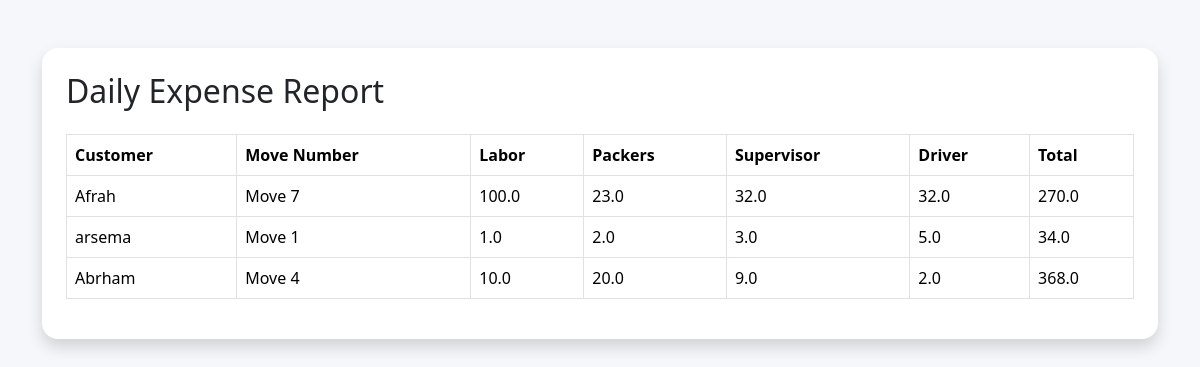
/daily-expense-report/, run on the app's committed database.
### core/models.py (models this page shows, shortened)
class Expense(models.Model):
    booking = models.ForeignKey(
        Booking,
        on_delete=models.CASCADE
    )
    labor = models.FloatField(default=0)
    packers = models.FloatField(default=0)
    supervisor = models.FloatField(default=0)
    driver = models.FloatField(default=0)
    stairs = models.FloatField(default=0)
    additional = models.FloatField(default=0)
    time = models.CharField(max_length=50, default='')
    derdare = models.IntegerField(default=0)
    night = models.IntegerField(default=0)
    long_way = models.IntegerField(default=0)
    carpenter = models.IntegerField(default=0)
    total = models.FloatField(default=0)
    date = models.DateField()

class Booking(models.Model):
    TIME_CHOICES = [
        ('Morning', 'Morning'),
        ('Afternoon', 'Afternoon'),
        ('Evening', 'Evening'),
    ]
    OFFICE_CHOICES = [
        ('0979661111', '0979661111'),
        ('0978661111', '0978661111'),
    ]
    customer_name = models.CharField(max_length=100)
    phone = models.CharField(max_length=20)
    office_phone = models.CharField(
        max_length=10,
        choices=OFFICE_CHOICES,
        default='0979661111'
    )
    from_location = models.CharField(max_length=100)
    to_location = models.CharField(max_length=100)
    time = models.CharField(
        max_length=20,
        choices=TIME_CHOICES,
        default='Morning'
    )
    total_price = models.FloatField()
    advance = models.FloatField(default=0)
    extra = models.FloatField(default=0)
    balance = models.FloatField(default=0)
    date = models.DateField(auto_now_add=True)
    status = models.CharField(
        max_length=20,
        default='Pending'
    )

### core/views.py (the view)
def daily_expense_report(request):
    expenses = Expense.objects.all().order_by('-date')
    return render(
        request,
        'daily_expense_report.html',
        {
            'expenses': expenses
        }
    )

### templates/daily_expense_report.html (shortened to what this page needs)
<!doctype html>
<html>
  <head>
    <link
      href="https://cdn.jsdelivr.net/npm/bootstrap@5.3.3/dist/css/bootstrap.min.css"
      rel="stylesheet"
    />
  </head>
  <body style="background: #f5f7fb">
    <div class="container mt-5">
      <div class="card shadow p-4 border-0 rounded-4">
        <h2 class="mb-4">Daily Expense Report</h2>
        <table class="table table-bordered">
          <thead>
            <tr>
              <th>Customer</th>
              <th>Move Number</th>
              <th>Labor</th>
              <th>Packers</th>
              <th>Supervisor</th>
              <th>Driver</th>
              <th>Total</th>
            </tr>
          </thead>
          <tbody>
            {% for expense in expenses %}
            <tr>
              <td>{{ expense.booking.customer_name }}</td>
              <td>Move {{ expense.booking.id }}</td>
              <td>{{ expense.labor }}</td>
              <td>{{ expense.packers }}</td>
              <td>{{ expense.supervisor }}</td>
              <td>{{ expense.driver }}</td>
              <td>{{ expense.total|default:"0" }}</td>
            </tr>
            {% endfor %}
          </tbody>
        </table>
      </div>
    </div>
  </body>
</html>

### data on the page
Expense: booking.customer_name "Afrah", booking.id "7", labor "100.0", packers "23.0", supervisor "32.0", driver "32.0", total "270.0"
Expense: booking.customer_name "arsema", booking.id "1", labor "1.0", packers "2.0", supervisor "3.0", driver "5.0", total "34.0"
Expense: booking.customer_name "Abrham", booking.id "4", labor "10.0", packers "20.0", supervisor "9.0", driver "2.0", total "368.0"
